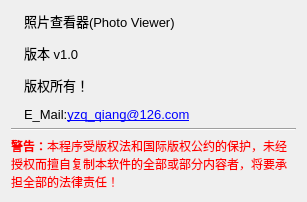
<?xml version="1.0" encoding="UTF-8"?>
<ui version="4.0">
 <class>About</class>
 <widget class="QDialog" name="About">
  <property name="geometry">
   <rect>
    <x>0</x>
    <y>0</y>
    <width>307</width>
    <height>202</height>
   </rect>
  </property>
  <property name="minimumSize">
   <size>
    <width>307</width>
    <height>202</height>
   </size>
  </property>
  <property name="maximumSize">
   <size>
    <width>307</width>
    <height>202</height>
   </size>
  </property>
  <property name="windowTitle">
   <string>Dialog</string>
  </property>
  <layout class="QHBoxLayout" name="horizontalLayout">
   <item>
    <layout class="QVBoxLayout" name="verticalLayout">
     <item>
      <layout class="QGridLayout" name="gridLayout">
       <item row="0" column="0">
        <widget class="QLabel" name="label">
         <property name="text">
          <string/>
         </property>
         <property name="pixmap">
          <pixmap resource="images.qrc">:/images/full.png</pixmap>
         </property>
        </widget>
       </item>
       <item row="0" column="1" rowspan="2">
        <widget class="QLabel" name="label_2">
         <property name="sizePolicy">
          <sizepolicy hsizetype="Expanding" vsizetype="Preferred">
           <horstretch>0</horstretch>
           <verstretch>0</verstretch>
          </sizepolicy>
         </property>
         <property name="text">
          <string>&lt;html&gt;&lt;head/&gt;&lt;body&gt;&lt;p&gt;&lt;span style=&quot; font-size:10pt;&quot;&gt;照片查看器(Photo Viewer)&lt;/span&gt;&lt;/p&gt;&lt;p&gt;&lt;span style=&quot; font-size:10pt;&quot;&gt;版本 v1.0&lt;/span&gt;&lt;/p&gt;&lt;p&gt;&lt;span style=&quot; font-size:10pt;&quot;&gt;版权所有！&lt;/span&gt;&lt;/p&gt;&lt;p&gt;&lt;span style=&quot; font-size:10pt;&quot;&gt;E_Mail:&lt;/span&gt;&lt;a href=&quot;http://mail.126.com/js6/main.jsp?sid=RBGXyefABgIGGyxezJAADuZxpeYxDuEA&amp;amp;df=unknow#module=welcome.WelcomeModule%7C%7B%7D&quot;&gt;&lt;span style=&quot; font-size:10pt; text-decoration: underline; color:#0000ff;&quot;&gt;yzq_qiang@126.com&lt;/span&gt;&lt;/a&gt;&lt;/p&gt;&lt;/body&gt;&lt;/html&gt;</string>
         </property>
        </widget>
       </item>
       <item row="1" column="0">
        <spacer name="verticalSpacer">
         <property name="orientation">
          <enum>Qt::Vertical</enum>
         </property>
         <property name="sizeHint" stdset="0">
          <size>
           <width>0</width>
           <height>0</height>
          </size>
         </property>
        </spacer>
       </item>
      </layout>
     </item>
     <item>
      <widget class="Line" name="line">
       <property name="orientation">
        <enum>Qt::Horizontal</enum>
       </property>
      </widget>
     </item>
     <item>
      <widget class="QLabel" name="label_3">
       <property name="text">
        <string>&lt;html&gt;&lt;head/&gt;&lt;body&gt;&lt;p&gt;&lt;span style=&quot; font-weight:600; color:#ff0000;&quot;&gt;警告：&lt;/span&gt;&lt;span style=&quot; color:#ff0000;&quot;&gt;本程序受版权法和国际版权公约的保护，未经授权而擅自复制本软件的全部或部分内容者，将要承担全部的法律责任！&lt;/span&gt;&lt;/p&gt;&lt;/body&gt;&lt;/html&gt;</string>
       </property>
       <property name="wordWrap">
        <bool>true</bool>
       </property>
      </widget>
     </item>
    </layout>
   </item>
  </layout>
 </widget>
 <resources>
  <include location="images.qrc"/>
 </resources>
 <connections/>
</ui>
